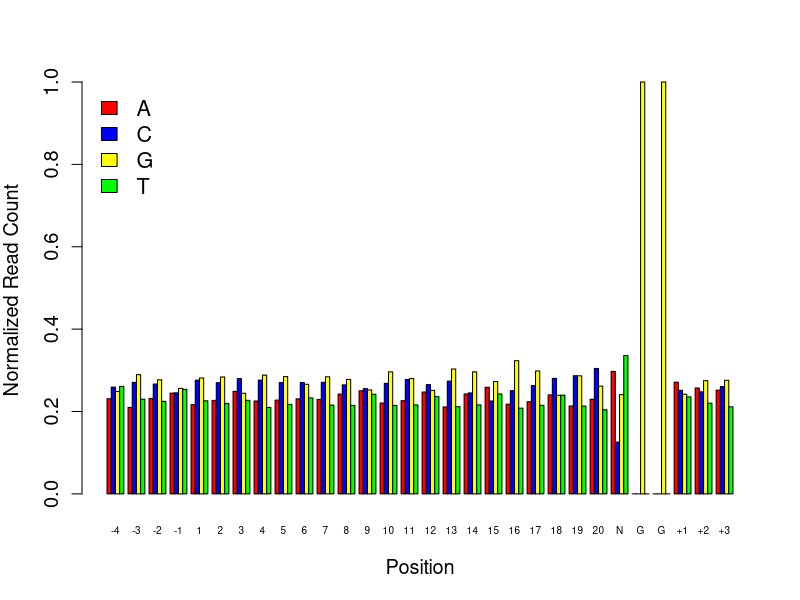

This figure's R source:
data <- read.csv("FC_plus_RES.csv")
sgrnas <- data$X30mer
sgrnalist <- unlist(sgrnas)
sgrnaLength <- 30
aVal <- c(1:sgrnaLength) * 0
cVal <- c(1:sgrnaLength) * 0
gVal <- c(1:sgrnaLength) * 0
tVal <- c(1:sgrnaLength) * 0

for (i in 1:length(sgrnalist)) {
  s <- toString(sgrnas[i])
  for (j in 1:sgrnaLength) {
    if (j %in% gregexpr(pattern = "A", s)[[1]]) {
      aVal[j] <- aVal[j] + 1
    }
    if (j %in% gregexpr(pattern = "C", s)[[1]]) {
      cVal[j] <- cVal[j] + 1
    }
    if (j %in% gregexpr(pattern = "G", s)[[1]]) {
      gVal[j] <- gVal[j] + 1
    }
    if (j %in% gregexpr(pattern = "T", s)[[1]]) {
      tVal[j] <- tVal[j] + 1
    }
  }
}
aVal <- aVal / length(sgrnalist)
cVal <- cVal / length(sgrnalist)
gVal <- gVal / length(sgrnalist)
tVal <- tVal / length(sgrnalist)
#cat('A:',aVal, '\n','C:', cVal, '\n','G:', gVal, '\n','T:', tVal,'\n')
#sgrnalist <- unlist(sgrnas)
#print(length(sgrnas))

#xAxis = c(
#  "1","2","3","4","5","6","7","8","9","10","11","12","13","14","15","16","17","18","19","20","21","22","23","24","25","26","27","28","29","30"
#)
xAxis = c(
  "-4","-3","-2","-1","1","2","3","4","5","6","7","8","9","10","11","12","13","14","15","16","17","18","19","20","N","G", "G","+1","+2","+3")

data <- matrix(c(aVal,cVal,gVal,tVal),nrow = 4, ncol = 30,byrow = TRUE)
colours <- c("red", "blue", "yellow", "green")
barplot(
  data, xlab = "Position", ylab = "Normalized Read Count", cex.lab = 1.2, cex.axis = 1.2, cex.names = 0.6, beside =
    TRUE, col = colours, names.arg = xAxis, axes = TRUE
)
legend(
  "topleft", c("A","C","G","T"), cex = 1.3, bty =
    "n", fill = colours
)